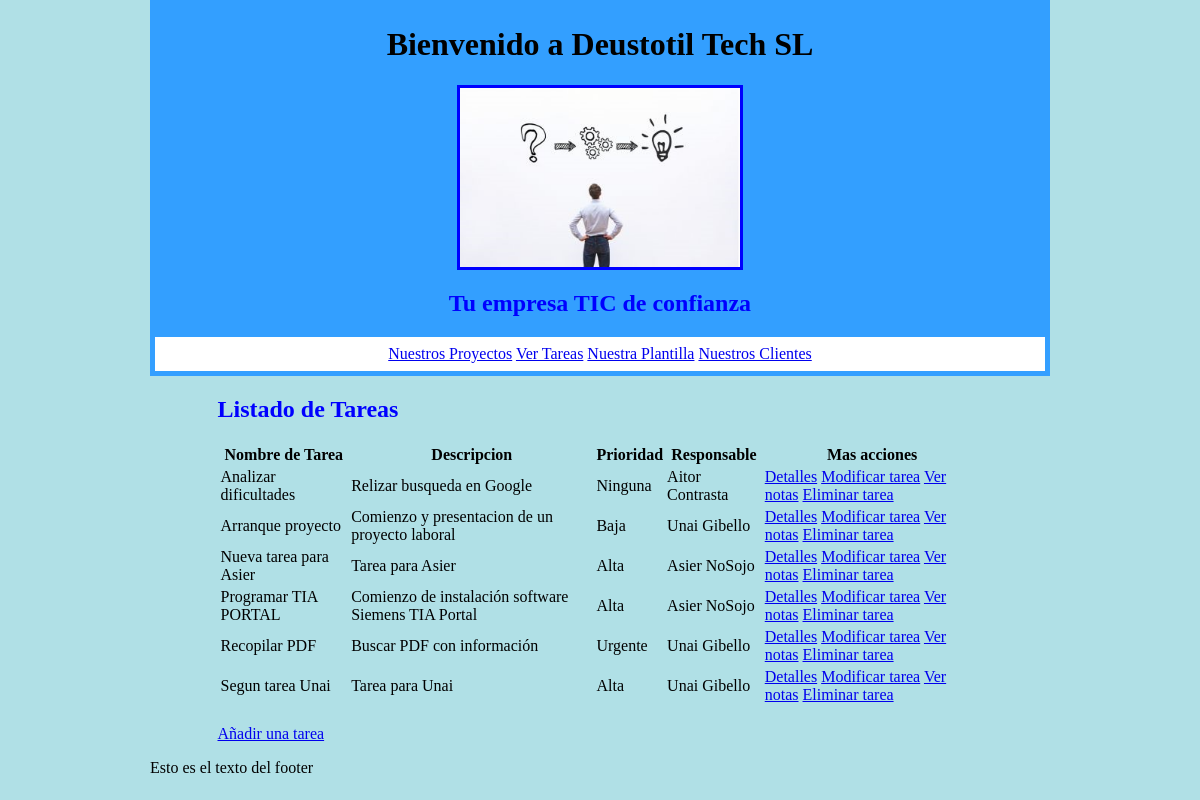
/index/lista_tareas/, run on the app's committed database.
### appDeustotilTECHSL/models.py (models this page shows, shortened)
class Tarea(models.Model):
    nombre = models.CharField(max_length=25)
    descripcion = models.CharField(max_length=120)
    fecha_inicio = models.DateField(default=date.today())
    fecha_fin = models.DateField(default=date.today())
    responsable = models.ForeignKey(Empleado, on_delete=models.CASCADE)
    prioridad = models.ForeignKey(Prioridad, default='Ninguna', on_delete=models.CASCADE)
    estadoTarea = models.ForeignKey(EstadoTarea,default='Abierta', on_delete=models.CASCADE)
    nota_adicional = models.TextField(default='Rellena este campo con información adicional',max_length=750)

class Prioridad(models.Model):
    prioridad = models.CharField(max_length=15)
    def __str__(self):
        return self.prioridad

class Empleado(models.Model):
    dni = models.CharField(max_length=12)
    nombre = models.CharField(max_length=25)
    apellido1 = models.CharField(max_length=25)
    apellido2 = models.CharField(max_length=25)
    email = models.EmailField()
    telefono = models.IntegerField()
    def __str__(self):
        return f'{self.nombre} {self.apellido1}'

### appDeustotilTECHSL/views.py (the view)
# urls.py: path('lista_tareas/', views.TareaListView.as_view(), name='lista_tareas'),
class TareaListView(ListView):
    model = Tarea
    queryset = Tarea.objects.order_by('nombre')
    template_name = "lista_tareas.html"
    def get_context_data(self, **kwargs):
        context = super(TareaListView, self).get_context_data(**kwargs)
        context['titulo_pagina'] = 'Listado de Tareas'
        return context

### appDeustotilTECHSL/templates/lista_tareas.html
{% extends 'index.html' %}
{% block contenido %}
<table>
    <thead>
        <tr>
            <th>Nombre de Tarea</th>
            <th>Descripcion</th>
            <th>Prioridad</th>
            <th>Responsable</th>
            <th>Mas acciones</th>
        </tr>
    </thead>
    <tbody>
        {% for tarea in tarea_list %}
        <tr>
            <td>{{ tarea.nombre}}</td>
            <td>{{ tarea.descripcion }}</td>
            <td>{{ tarea.prioridad }}</td>
            <td>{{ tarea.responsable}}</td>
            <td><a href="{% url 'tarea' tarea.id %}">Detalles</a>
                <a href="{% url 'modificar_tarea' tarea.id %}">Modificar tarea</a>
                <a href="{% url 'escribir_nota' tarea.id %}">Ver notas</a>
                <a href="{% url 'eliminar_tarea' tarea.id %}">Eliminar tarea</a>
        </tr>
        {% endfor %}
    </tbody>
</table>
<br>
<a href="{% url 'nueva_tarea' %}">Añadir una tarea</a>
{% endblock %}

### appDeustotilTECHSL/static/css/main.css (style rules this page uses)
body { background-color: powderblue; width: 75%; margin: auto; }

### data on the page
Tarea: nombre "Analizar dificultades", descripcion "Relizar busqueda en Google", prioridad "Ninguna", responsable "Aitor Contrasta"
Tarea: nombre "Arranque proyecto", descripcion "Comienzo y presentacion de un proyecto laboral", prioridad "Baja", responsable "Unai Gibello"
Tarea: nombre "Nueva tarea para Asier", descripcion "Tarea para Asier", prioridad "Alta", responsable "Asier NoSojo"
Tarea: nombre "Programar TIA PORTAL", descripcion "Comienzo de instalación software Siemens TIA Portal", prioridad "Alta", responsable "Asier NoSojo"
Tarea: nombre "Recopilar PDF", descripcion "Buscar PDF con información", prioridad "Urgente", responsable "Unai Gibello"
Tarea: nombre "Segun tarea Unai", descripcion "Tarea para Unai", prioridad "Alta", responsable "Unai Gibello"

### other printed values
{{ titulo_pagina }} "Listado de Tareas"
